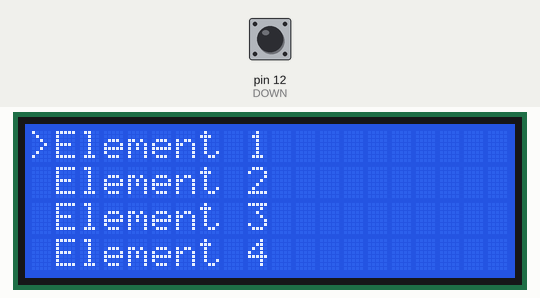
A sketch run on a simulated Arduino Uno, built with avr-gcc and run on an emulated ATmega328P. Parts: 20×4 character LCD. The inputs (shaded band) are chosen by the test bench; at power-on: pin 12 (DOWN) HIGH.

Above: at 1.6 s.
1.7 s: pin 12 (DOWN) pulled LOW for 0.15 s
3.3 s: pin 12 (DOWN) pulled LOW for 1 s
5.8 s: pin 12 (DOWN) pulled LOW for 0.15 s
7.4 s: pin 12 (DOWN) pulled LOW for 3.2 s
Timing chart, 0 to 10.4 s (numbered marks = the images above; inputs shaded):
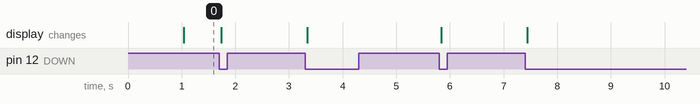

The sketch:

ArduinoTestMenu.ino
```cpp
#include "LiquidCrystal_I2C.h"

#define UP 11
#define DOWN 12
// #define DOWN 10

LiquidCrystal_I2C lcd(0x27, 20, 4);

char *elements[] = {"Element 1", "Element 2", "Element 3", "Element 4"};
byte amount = 4;
byte elementsWithBool[] {3};
byte elementsWithNum[] {1, 4};

bool boolValues[] = {false};
byte numValues[] = {0, 10};

bool selPressed = false;
bool upPressed = false;
bool downPressed = false;
bool downState = false;
bool pressed = false;

bool doUpdate = false;
byte line = 0;

void setup() {
  pinMode(UP, INPUT_PULLUP);
  pinMode(DOWN, INPUT_PULLUP);

  lcd.begin();
  lcd.clear();
}

void loop() {
  // put your main code here, to run repeatedly:
    downState = !digitalRead(DOWN);

  if (downState && !downPressed) {
    downPressed = true;
    line = line < 3 ? line + 1 : 0;
    doUpdate = true;
  }
  if (!downState && downPressed) {
    downState = false;
  }

  if (millis() % 1000 == 0 || doUpdate) {
    lcd.clear();
    lcd.setCursor(0, line);
    lcd.print(">");
    for (byte x = 0; x < amount; x++) {
        lcd.setCursor(1, x);
      lcd.print(elements[x]);
    }
    doUpdate = false;
  }

  if (upPressed && digitalRead(UP)) {
    pressed = false;
    upPressed = false;
  }
  else if (downPressed && digitalRead(DOWN)) {
    pressed = false;
    downPressed = false;
  }
}
```
